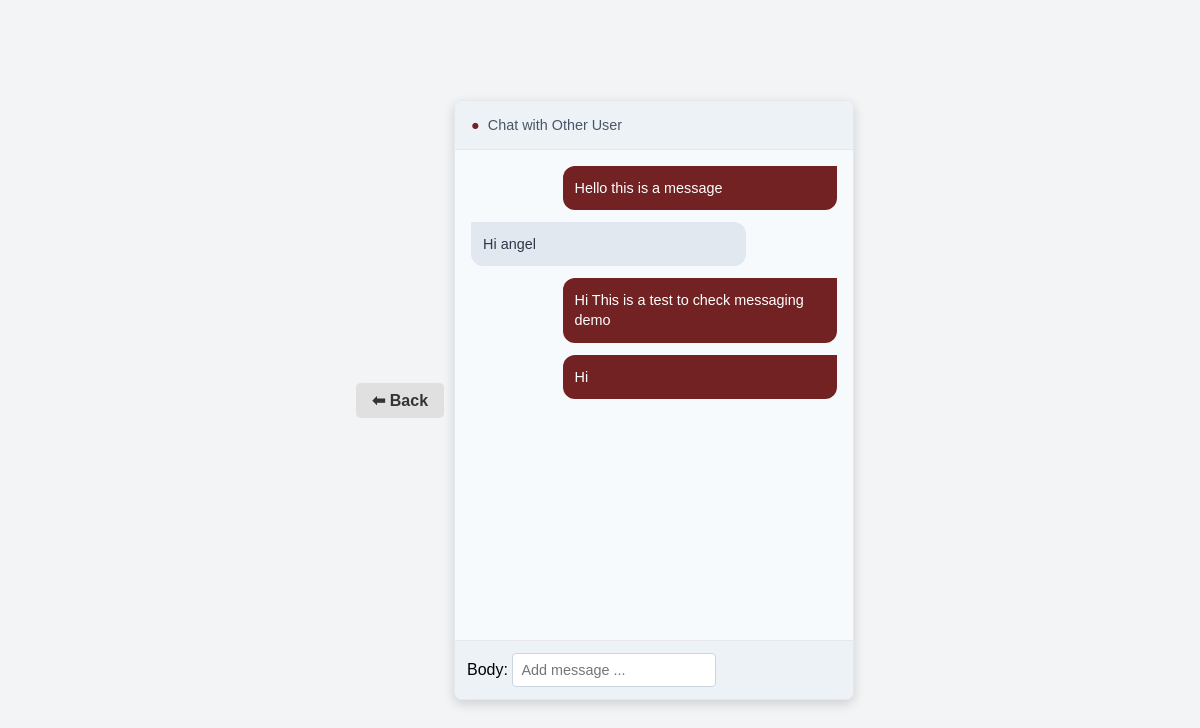
The app's page /chat_view (signed in), older data.
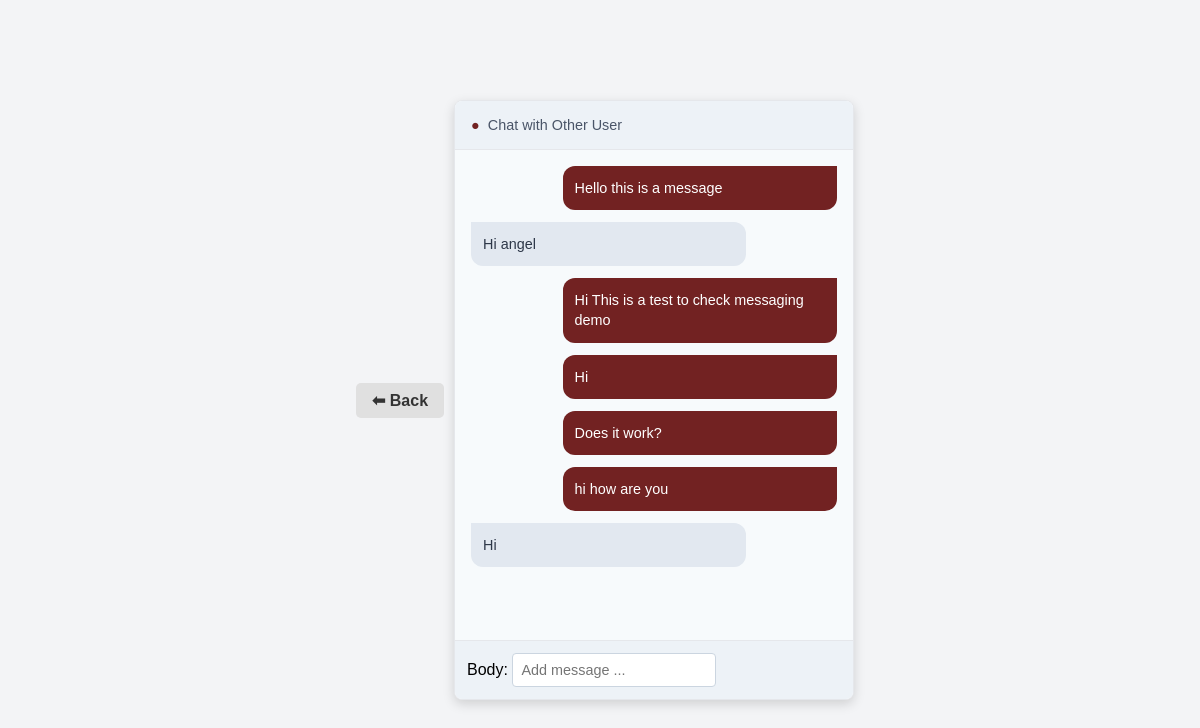
The same page, newer data.
### messagingFeature/models.py (models this page shows, shortened)
class ChatMessage(models.Model):
    chat_channel = models.ForeignKey(ChatChannel, related_name='chat_messages', on_delete=models.CASCADE)
    author = models.ForeignKey(User, on_delete=models.CASCADE)
    body = models.CharField(max_length=300)
    created = models.DateTimeField(auto_now_add=True)
    class Meta:
        ordering = ['-created']

### messagingFeature/views.py (the view, shortened to what this page needs)
# urls.py: path('chat_view', views.chat_view, name='chat_view')
@login_required
def chat_view(request):
    chat_channel = get_object_or_404(ChatChannel, channel_name="angel-newUser")
    chat_messages = chat_channel.chat_messages.all()[:30]
    form = ChatmessageCreateForm()
    return render(request, 'chat_view.html', {'chat_messages' : chat_messages, 'form' : form})

### messagingFeature/forms.py
class ChatmessageCreateForm(ModelForm):
    class Meta:
        model = ChatMessage
        fields = ['body']
        widgets = {
            'body' : forms.TextInput(attrs={'placeholder': 'Add message ...', 'class': 'p-4 text-black', 'maxlength' : '300', 'autofocus': True }),
        }

### template/chat_view.html (shortened to what this page needs)
{% load static %}
<!DOCTYPE html>
<html lang="en">
<head>
    <link rel="stylesheet" href="{% static 'css_2/chatStyles.css' %}">
</head>
<body>
    <a href="/" class="back-button">
        ⬅ Back
    </a>
    <div class="chat-container">
        <div class="chat-header">
            <span class="online-indicator">●</span>
            <span class="chat-title">Chat with Other User</span>
        </div>
        <div class="chat-messages">
            {% for message in chat_messages reversed %}
            {% if message.author == user %}
                <div class="message message-sent">
                    <p>{{ message.body }}</p>
                </div>
            {% else %}
                <div class="message message-received">
                    <p>{{ message.body }}</p>
                </div>
            {% endif %}
            {% endfor %}
        </div>
        <div class="chat-input">
            <form id="chat_message_form" method="POST">
                {{ form }}
            </form>
        </div>
    </div>
</body>
</html>

### static/css_2/chatStyles.css (style rules this page uses)
* { margin: 0; padding: 0; box-sizing: border-box; }
body { display: flex; justify-content: center; align-items: center; height: 100vh; font-family: Arial, sans-serif; background-color: #f3f4f6; }
.chat-container { display: flex; flex-direction: column; width: 100%; max-width: 400px; height: 600px; background-color: #ffffff; border: 1px solid #e5e7eb; border-radius: 8px; box-shadow: 0 4px 12px rgba(0, 0, 0, 0.15); overflow: hidden; }
.chat-header { display: flex; align-items: center; padding: 1rem; background-color: #edf2f7; font-size: 0.9rem; font-weight: 500; color: #4a5568; border-bottom: 1px solid #e5e7eb; }
.online-indicator { color: #722222; margin-right: 0.5rem; }
.chat-messages { flex-grow: 1; padding: 1rem; overflow-y: auto; background-color: #f7fafc; }
.message { padding: 0.75rem; margin-bottom: 0.75rem; border-radius: 12px; font-size: 0.9rem; line-height: 1.4; max-width: 75%; word-wrap: break-word; }
.message-sent { align-self: flex-end; background-color: #722222; color: #ffffff; margin-left: auto; border-top-right-radius: 0; }
.message-received { align-self: flex-start; background-color: #e2e8f0; color: #2d3748; border-top-left-radius: 0; }
.chat-input { display: flex; padding: 0.75rem; border-top: 1px solid #e5e7eb; background-color: #edf2f7; }
.chat-input input { flex-grow: 1; padding: 0.5rem; border: 1px solid #cbd5e0; border-radius: 4px; font-size: 0.9rem; outline: none; }
.back-button { display: inline-block; margin: 10px; padding: 8px 16px; font-weight: bold; color: #333; background-color: #e0e0e0; border-radius: 5px; text-decoration: none; }

Row changes from the older to the newer data that the page shows:
added ChatMessage: body "Does it work?"
added ChatMessage: body "hi how are you"
added ChatMessage: body "Hi"
